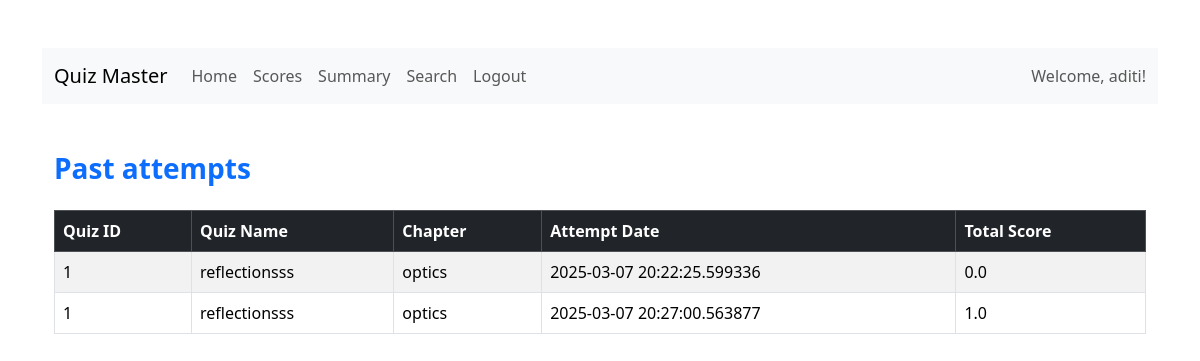
The app's page /dashboard/user/2/userscores with its own data.
### models/user.py (models this page shows)
class User(db.Model,UserMixin):
    id = db.Column(db.Integer, primary_key=True, autoincrement=True)
    email = db.Column(db.String(150), unique=True, nullable=False)
    password = db.Column(db.String(150), nullable=False)
    fullname = db.Column(db.String(150), nullable=False)
    qualification = db.Column(db.String(150))
    dob = db.Column(db.Date)
    role=db.Column(db.String(150),nullable=False,default="user")

### models/score.py (models this page shows)
class Score(db.Model):
    id = db.Column(db.Integer, primary_key=True)
    quizid = db.Column(db.Integer, db.ForeignKey('quiz.id'), nullable=False)
    userid = db.Column(db.Integer, db.ForeignKey('user.id'), nullable=False)
    timestampofattempt = db.Column(db.DateTime, default=datetime)
    totalscored = db.Column(db.Float)
    quiz = db.relationship('Quiz', backref='scores')
    user = db.relationship('User', backref='scores')

### models/quiz.py (models this page shows, shortened)
class Quiz(db.Model):
    id = db.Column(db.Integer, primary_key=True)
    chapter_id = db.Column(db.Integer, db.ForeignKey('chapter.id'), nullable=False)
    quizdate = db.Column(db.Date)
    quizduration = db.Column(db.Time)
    quizname=db.Column(db.String(150), nullable=False,unique=True)
    questions = db.relationship('Question', backref='quiz', lazy=True)

### models/chapter.py (models this page shows)
class Chapter(db.Model):
    id = db.Column(db.Integer, primary_key=True)
    name = db.Column(db.String(150), nullable=False,unique=True)
    description = db.Column(db.Text)
    subject_id = db.Column(db.Integer, db.ForeignKey('subject.id'), nullable=False)
    quizzes = db.relationship('Quiz', backref='chapter', lazy=True)

### app.py (the view)
@app.route("/dashboard/user/<int:id>/userscores", methods=["GET", "POST"])
def userscores(id):
    user=User.query.filter_by(id=id).first()
    scores = db.session.query(
        Score.quizid,
        Quiz.quizname,
        Chapter.name,
        Score.timestampofattempt,
        Score.totalscored
    ).join(
        Quiz, Score.quizid == Quiz.id
    ).join(
        Chapter, Quiz.chapter_id == Chapter.id
    ).filter(
        Score.userid == id
    ).all()
    print(user.fullname)
    return render_template("userscores.html",user=user,scores=scores )

### templates/userscores.html (shortened to what this page needs)
{% extends "base.html" %}
{% block content %}
<nav class="navbar navbar-expand-lg navbar-light bg-light">
    <div class="container-fluid">
      <a class="navbar-brand" href="{{ url_for('userdashboard', id=user.id) }}">Quiz Master</a>
      <div class="collapse navbar-collapse">
        <ul class="navbar-nav me-auto mb-2 mb-lg-0">
          <li class="nav-item"><a class="nav-link" href="{{ url_for('userdashboard', id=user.id) }}">Home</a></li>
          <li class="nav-item"><a class="nav-link" href="{{ url_for('userscores', id=user.id) }}">Scores</a></li>
          <li class="nav-item"><a class="nav-link" href="{{ url_for('usersummary', id=user.id) }}">Summary</a></li>
          <li class="nav-item"><a class="nav-link" href="{{ url_for('usersearch', id=user.id) }}">Search</a></li>
          <li class="nav-item"><a class="nav-link" href="{{ url_for('logout') }}">Logout</a></li>
        </ul>
        <span class="navbar-text ms-auto">Welcome, {{ user.fullname }}!</span>
      </div>
    </div>
  </nav>
<div class="container my-5">
    <h3 class="mb-4 text-primary fw-bold">Past attempts</h3>
    <div class="table-responsive">
        <table class="table table-striped table-hover table-bordered">
            <thead class="table-dark">
                <tr>
                    <th scope="col">Quiz ID</th>
                    <th scope="col">Quiz Name</th>
                    <th scope="col">Chapter</th>
                    <th scope="col">Attempt Date</th>
                    <th scope="col">Total Score</th>
                </tr>
            </thead>
            <tbody>
                {% for score in scores %}
                <tr>
                    <td>{{score[0]}}</td>
                    <td>{{score[1]}}</td>
                    <td>{{score[2]}}</td>
                    <td>{{score[3]}}</td>
                    <td>{{score[4]}}</td>
                </tr>
                {% endfor %}
            </tbody>
        </table>
    </div>
{% endblock %}

### records on screen
User: fullname "aditi"
Score: quizid "1", quizname "reflectionsss", name "optics", timestampofattempt "2025-03-07 20:22:25.599336", totalscored "0.0"
Score: quizid "1", quizname "reflectionsss", name "optics", timestampofattempt "2025-03-07 20:27:00.563877", totalscored "1.0"
